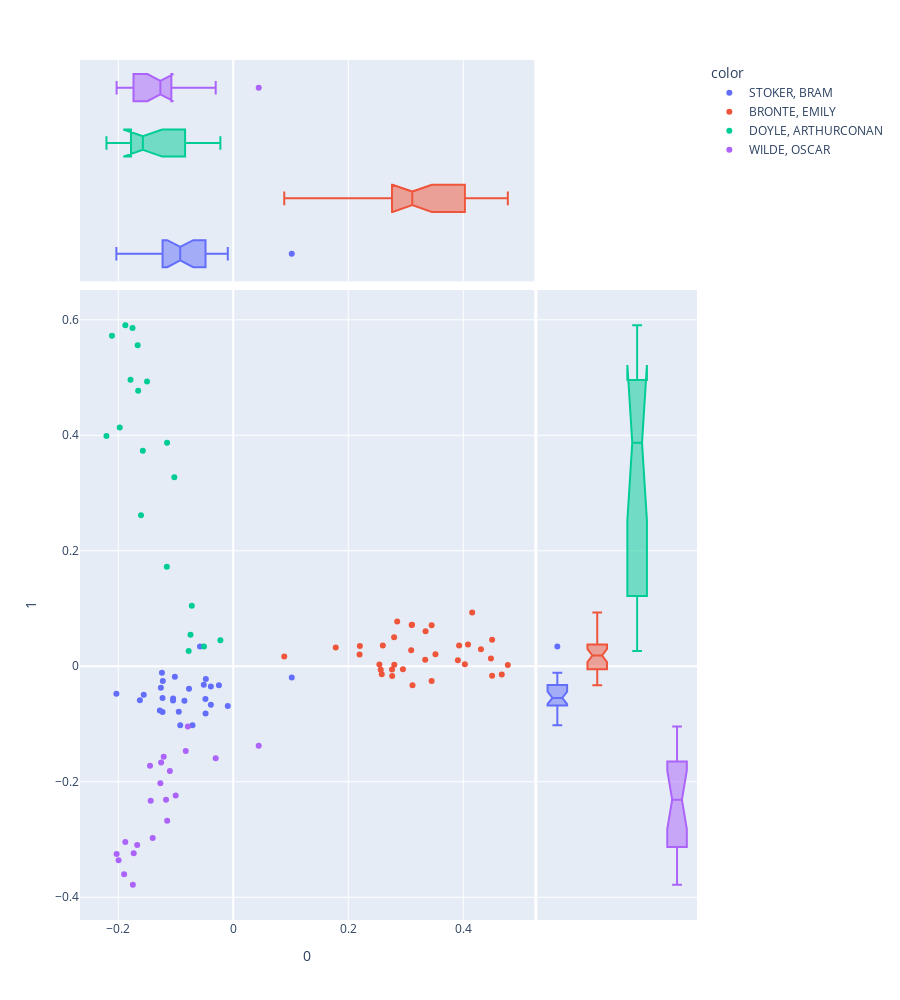

Notebook source saved alongside this figure:
### Markdown cell above
### DOCS PC 0 and 1 Author

### Code cell
px.scatter(DCM, 0, 1, 
           color=DOC.author, 
           hover_name=DOC.label, 
           marginal_x='box', marginal_y='box', height=1000)

### Figure 1 — Plotly figure (JSON) as saved in the notebook; plotly's stock layout.template omitted (floating-point values rounded to 4 significant figures)
{"data": [{"hovertemplate": "<b>%{hovertext}</b><br><br>color=STOKER, BRAM<br>0=%{x}<br>1=%{y}<extra></extra>", "hovertext": ["Stoker, Bram Dracula Ch1", "Stoker, Bram Dracula Ch2", "Stoker, Bram Dracula Ch3", "Stoker, Bram Dracula Ch4", "Stoker, Bram Dracula Ch5", "Stoker, Bram Dracula Ch6", "Stoker, Bram Dracula Ch7", "Stoker, Bram Dracula Ch8", "Stoker, Bram Dracula Ch9", "Stoker, Bram Dracula Ch10", "Stoker, Bram Dracula Ch11", "Stoker, Bram Dracula Ch12", "Stoker, Bram Dracula Ch13", "Stoker, Bram Dracula Ch14", "Stoker, Bram Dracula Ch15", "Stoker, Bram Dracula Ch16", "Stoker, Bram Dracula Ch17", "Stoker, Bram Dracula Ch18", "Stoker, Bram Dracula Ch19", "Stoker, Bram Dracula Ch20", "Stoker, Bram Dracula Ch21", "Stoker, Bram Dracula Ch22", "Stoker, Bram Dracula Ch23", "Stoker, Bram Dracula Ch24", "Stoker, Bram Dracula Ch25", "Stoker, Bram Dracula Ch26", "Stoker, Bram Dracula Ch27"], "legendgroup": "STOKER, BRAM", "marker": {"color": "#636efa", "symbol": "circle"}, "mode": "markers", "name": "STOKER, BRAM", "orientation": "v", "showlegend": true, "type": "scatter", "x": [-0.0579, -0.02499, -0.1046, -0.123, -0.07091, 0.1017, -0.1016, -0.03901, -0.07695, -0.09223, -0.009547, -0.0482, -0.039, -0.1624, -0.05129, -0.08496, -0.1241, -0.1229, -0.1277, -0.04774, -0.09477, -0.1259, -0.1047, -0.1557, -0.2033, -0.1225, -0.04842], "xaxis": "x", "y": [0.03428, -0.03306, -0.05568, -0.05476, -0.102, -0.01954, -0.01798, -0.03516, -0.03874, -0.102, -0.06859, -0.08175, -0.06677, -0.05899, -0.03214, -0.05984, -0.01105, -0.07907, -0.07673, -0.02198, -0.07879, -0.03706, -0.05924, -0.04929, -0.04738, -0.02557, -0.05671], "yaxis": "y"}, {"alignmentgroup": "True", "hovertemplate": "<b>%{hovertext}</b><br><br>color=STOKER, BRAM<br>0=%{x}<extra></extra>", "hovertext": ["Stoker, Bram Dracula Ch1", "Stoker, Bram Dracula Ch2", "Stoker, Bram Dracula Ch3", "Stoker, Bram Dracula Ch4", "Stoker, Bram Dracula Ch5", "Stoker, Bram Dracula Ch6", "Stoker, Bram Dracula Ch7", "Stoker, Bram Dracula Ch8", "Stoker, Bram Dracula Ch9", "Stoker, Bram Dracula Ch10", "Stoker, Bram Dracula Ch11", "Stoker, Bram Dracula Ch12", "Stoker, Bram Dracula Ch13", "Stoker, Bram Dracula Ch14", "Stoker, Bram Dracula Ch15", "Stoker, Bram Dracula Ch16", "Stoker, Bram Dracula Ch17", "Stoker, Bram Dracula Ch18", "Stoker, Bram Dracula Ch19", "Stoker, Bram Dracula Ch20", "Stoker, Bram Dracula Ch21", "Stoker, Bram Dracula Ch22", "Stoker, Bram Dracula Ch23", "Stoker, Bram Dracula Ch24", "Stoker, Bram Dracula Ch25", "Stoker, Bram Dracula Ch26", "Stoker, Bram Dracula Ch27"], "legendgroup": "STOKER, BRAM", "marker": {"color": "#636efa", "symbol": "circle"}, "name": "STOKER, BRAM", "notched": true, "offsetgroup": "STOKER, BRAM", "showlegend": false, "type": "box", "x": [-0.0579, -0.02499, -0.1046, -0.123, -0.07091, 0.1017, -0.1016, -0.03901, -0.07695, -0.09223, -0.009547, -0.0482, -0.039, -0.1624, -0.05129, -0.08496, -0.1241, -0.1229, -0.1277, -0.04774, -0.09477, -0.1259, -0.1047, -0.1557, -0.2033, -0.1225, -0.04842], "xaxis": "x3", "yaxis": "y3"}, {"alignmentgroup": "True", "hovertemplate": "<b>%{hovertext}</b><br><br>color=STOKER, BRAM<br>1=%{y}<extra></extra>", "hovertext": ["Stoker, Bram Dracula Ch1", "Stoker, Bram Dracula Ch2", "Stoker, Bram Dracula Ch3", "Stoker, Bram Dracula Ch4", "Stoker, Bram Dracula Ch5", "Stoker, Bram Dracula Ch6", "Stoker, Bram Dracula Ch7", "Stoker, Bram Dracula Ch8", "Stoker, Bram Dracula Ch9", "Stoker, Bram Dracula Ch10", "Stoker, Bram Dracula Ch11", "Stoker, Bram Dracula Ch12", "Stoker, Bram Dracula Ch13", "Stoker, Bram Dracula Ch14", "Stoker, Bram Dracula Ch15", "Stoker, Bram Dracula Ch16", "Stoker, Bram Dracula Ch17", "Stoker, Bram Dracula Ch18", "Stoker, Bram Dracula Ch19", "Stoker, Bram Dracula Ch20", "Stoker, Bram Dracula Ch21", "Stoker, Bram Dracula Ch22", "Stoker, Bram Dracula Ch23", "Stoker, Bram Dracula Ch24", "Stoker, Bram Dracula Ch25", "Stoker, Bram Dracula Ch26", "Stoker, Bram Dracula Ch27"], "legendgroup": "STOKER, BRAM", "marker": {"color": "#636efa", "symbol": "circle"}, "name": "STOKER, BRAM", "notched": true, "offsetgroup": "STOKER, BRAM", "showlegend": false, "type": "box", "xaxis": "x2", "y": [0.03428, -0.03306, -0.05568, -0.05476, -0.102, -0.01954, -0.01798, -0.03516, -0.03874, -0.102, -0.06859, -0.08175, -0.06677, -0.05899, -0.03214, -0.05984, -0.01105, -0.07907, -0.07673, -0.02198, -0.07879, -0.03706, -0.05924, -0.04929, -0.04738, -0.02557, -0.05671], "yaxis": "y2"}, {"hovertemplate": "<b>%{hovertext}</b><br><br>color=BRONTE, EMILY<br>0=%{x}<br>1=%{y}<extra></extra>", "hovertext": ["Bronte, Emily Wurthering Heights Ch1", "Bronte, Emily Wurthering Heights Ch2", "Bronte, Emily Wurthering Heights Ch3", "Bronte, Emily Wurthering Heights Ch4", "Bronte, Emily Wurthering Heights Ch5", "Bronte, Emily Wurthering Heights Ch6", "Bronte, Emily Wurthering Heights Ch7", "Bronte, Emily Wurthering Heights Ch8", "Bronte, Emily Wurthering Heights Ch9", "Bronte, Emily Wurthering Heights Ch10", "Bronte, Emily Wurthering Heights Ch11", "Bronte, Emily Wurthering Heights Ch12", "Bronte, Emily Wurthering Heights Ch13", "Bronte, Emily Wurthering Heights Ch14", "Bronte, Emily Wurthering Heights Ch15", "Bronte, Emily Wurthering Heights Ch16", "Bronte, Emily Wurthering Heights Ch17", "Bronte, Emily Wurthering Heights Ch18", "Bronte, Emily Wurthering Heights Ch19", "Bronte, Emily Wurthering Heights Ch20", "Bronte, Emily Wurthering Heights Ch21", "Bronte, Emily Wurthering Heights Ch22", "Bronte, Emily Wurthering Heights Ch23", "Bronte, Emily Wurthering Heights Ch24", "Bronte, Emily Wurthering Heights Ch25", "Bronte, Emily Wurthering Heights Ch26", "Bronte, Emily Wurthering Heights Ch27", "Bronte, Emily Wurthering Heights Ch28", "Bronte, Emily Wurthering Heights Ch29", "Bronte, Emily Wurthering Heights Ch30", "Bronte, Emily Wurthering Heights Ch31", "Bronte, Emily Wurthering Heights Ch32", "Bronte, Emily Wurthering Heights Ch33", "Bronte, Emily Wurthering Heights Ch34"], "legendgroup": "BRONTE, EMILY", "marker": {"color": "#EF553B", "symbol": "circle"}, "mode": "markers", "name": "BRONTE, EMILY", "orientation": "v", "showlegend": true, "type": "scatter", "x": [0.1782, 0.345, 0.2601, 0.3094, 0.2565, 0.2197, 0.295, 0.2582, 0.4775, 0.3928, 0.2851, 0.3109, 0.4028, 0.2202, 0.28, 0.08867, 0.3516, 0.345, 0.4307, 0.3906, 0.4155, 0.2761, 0.4481, 0.4669, 0.2797, 0.3338, 0.4082, 0.3117, 0.2764, 0.3345, 0.2541, 0.4502, 0.4502, 0.3102], "xaxis": "x", "y": [0.03233, -0.02569, 0.03589, 0.02755, -0.005966, 0.02024, -0.005147, -0.01389, 0.002254, 0.03589, 0.07752, 0.07182, 0.003583, 0.03522, 0.002695, 0.01713, 0.02075, 0.07101, 0.02933, 0.01043, 0.09301, -0.005734, 0.0134, -0.01442, 0.05011, 0.01129, 0.03785, -0.03268, -0.01701, 0.06053, 0.003162, 0.04612, -0.01653, 0.07134], "yaxis": "y"}, {"alignmentgroup": "True", "hovertemplate": "<b>%{hovertext}</b><br><br>color=BRONTE, EMILY<br>0=%{x}<extra></extra>", "hovertext": ["Bronte, Emily Wurthering Heights Ch1", "Bronte, Emily Wurthering Heights Ch2", "Bronte, Emily Wurthering Heights Ch3", "Bronte, Emily Wurthering Heights Ch4", "Bronte, Emily Wurthering Heights Ch5", "Bronte, Emily Wurthering Heights Ch6", "Bronte, Emily Wurthering Heights Ch7", "Bronte, Emily Wurthering Heights Ch8", "Bronte, Emily Wurthering Heights Ch9", "Bronte, Emily Wurthering Heights Ch10", "Bronte, Emily Wurthering Heights Ch11", "Bronte, Emily Wurthering Heights Ch12", "Bronte, Emily Wurthering Heights Ch13", "Bronte, Emily Wurthering Heights Ch14", "Bronte, Emily Wurthering Heights Ch15", "Bronte, Emily Wurthering Heights Ch16", "Bronte, Emily Wurthering Heights Ch17", "Bronte, Emily Wurthering Heights Ch18", "Bronte, Emily Wurthering Heights Ch19", "Bronte, Emily Wurthering Heights Ch20", "Bronte, Emily Wurthering Heights Ch21", "Bronte, Emily Wurthering Heights Ch22", "Bronte, Emily Wurthering Heights Ch23", "Bronte, Emily Wurthering Heights Ch24", "Bronte, Emily Wurthering Heights Ch25", "Bronte, Emily Wurthering Heights Ch26", "Bronte, Emily Wurthering Heights Ch27", "Bronte, Emily Wurthering Heights Ch28", "Bronte, Emily Wurthering Heights Ch29", "Bronte, Emily Wurthering Heights Ch30", "Bronte, Emily Wurthering Heights Ch31", "Bronte, Emily Wurthering Heights Ch32", "Bronte, Emily Wurthering Heights Ch33", "Bronte, Emily Wurthering Heights Ch34"], "legendgroup": "BRONTE, EMILY", "marker": {"color": "#EF553B", "symbol": "circle"}, "name": "BRONTE, EMILY", "notched": true, "offsetgroup": "BRONTE, EMILY", "showlegend": false, "type": "box", "x": [0.1782, 0.345, 0.2601, 0.3094, 0.2565, 0.2197, 0.295, 0.2582, 0.4775, 0.3928, 0.2851, 0.3109, 0.4028, 0.2202, 0.28, 0.08867, 0.3516, 0.345, 0.4307, 0.3906, 0.4155, 0.2761, 0.4481, 0.4669, 0.2797, 0.3338, 0.4082, 0.3117, 0.2764, 0.3345, 0.2541, 0.4502, 0.4502, 0.3102], "xaxis": "x3", "yaxis": "y3"}, {"alignmentgroup": "True", "hovertemplate": "<b>%{hovertext}</b><br><br>color=BRONTE, EMILY<br>1=%{y}<extra></extra>", "hovertext": ["Bronte, Emily Wurthering Heights Ch1", "Bronte, Emily Wurthering Heights Ch2", "Bronte, Emily Wurthering Heights Ch3", "Bronte, Emily Wurthering Heights Ch4", "Bronte, Emily Wurthering Heights Ch5", "Bronte, Emily Wurthering Heights Ch6", "Bronte, Emily Wurthering Heights Ch7", "Bronte, Emily Wurthering Heights Ch8", "Bronte, Emily Wurthering Heights Ch9", "Bronte, Emily Wurthering Heights Ch10", "Bronte, Emily Wurthering Heights Ch11", "Bronte, Emily Wurthering Heights Ch12", "Bronte, Emily Wurthering Heights Ch13", "Bronte, Emily Wurthering Heights Ch14", "Bronte, Emily Wurthering Heights Ch15", "Bronte, Emily Wurthering Heights Ch16", "Bronte, Emily Wurthering Heights Ch17", "Bronte, Emily Wurthering Heights Ch18", "Bronte, Emily Wurthering Heights Ch19", "Bronte, Emily Wurthering Heights Ch20", "Bronte, Emily Wurthering Heights Ch21", "Bronte, Emily Wurthering Heights Ch22", "Bronte, Emily Wurthering Heights Ch23", "Bronte, Emily Wurthering Heights Ch24", "Bronte, Emily Wurthering Heights Ch25", "Bronte, Emily Wurthering Heights Ch26", "Bronte, Emily Wurthering Heights Ch27", "Bronte, Emily Wurthering Heights Ch28", "Bronte, Emily Wurthering Heights Ch29", "Bronte, Emily Wurthering Heights Ch30", "Bronte, Emily Wurthering Heights Ch31", "Bronte, Emily Wurthering Heights Ch32", "Bronte, Emily Wurthering Heights Ch33", "Bronte, Emily Wurthering Heights Ch34"], "legendgroup": "BRONTE, EMILY", "marker": {"color": "#EF553B", "symbol": "circle"}, "name": "BRONTE, EMILY", "notched": true, "offsetgroup": "BRONTE, EMILY", "showlegend": false, "type": "box", "xaxis": "x2", "y": [0.03233, -0.02569, 0.03589, 0.02755, -0.005966, 0.02024, -0.005147, -0.01389, 0.002254, 0.03589, 0.07752, 0.07182, 0.003583, 0.03522, 0.002695, 0.01713, 0.02075, 0.07101, 0.02933, 0.01043, 0.09301, -0.005734, 0.0134, -0.01442, 0.05011, 0.01129, 0.03785, -0.03268, -0.01701, 0.06053, 0.003162, 0.04612, -0.01653, 0.07134], "yaxis": "y2"}, {"hovertemplate": "<b>%{hovertext}</b><br><br>color=DOYLE, ARTHURCONAN<br>0=%{x}<br>1=%{y}<extra></extra>", "hovertext": ["Doyle, Arthurconan The Adventures Of Sherlock Holmes Ch1", "Doyle, Arthurconan The Adventures Of Sherlock Holmes Ch2", "Doyle, Arthurconan The Adventures Of Sherlock Holmes Ch3", "Doyle, Arthurconan The Adventures Of Sherlock Holmes Ch4", "Doyle, Arthurconan The Hound Of Baskervilles Ch1", "Doyle, Arthurconan The Hound Of Baskervilles Ch2", "Doyle, Arthurconan The Hound Of Baskervilles Ch3", "Doyle, Arthurconan The Hound Of Baskervilles Ch4", "Doyle, Arthurconan The Hound Of Baskervilles Ch5", "Doyle, Arthurconan The Hound Of Baskervilles Ch6", "Doyle, Arthurconan The Hound Of Baskervilles Ch7", "Doyle, Arthurconan The Hound Of Baskervilles Ch8", "Doyle, Arthurconan The Hound Of Baskervilles Ch9", "Doyle, Arthurconan The Hound Of Baskervilles Ch10", "Doyle, Arthurconan The Hound Of Baskervilles Ch11", "Doyle, Arthurconan The Hound Of Baskervilles Ch12", "Doyle, Arthurconan The Hound Of Baskervilles Ch13", "Doyle, Arthurconan The Hound Of Baskervilles Ch14", "Doyle, Arthurconan The Hound Of Baskervilles Ch15"], "legendgroup": "DOYLE, ARTHURCONAN", "marker": {"color": "#00cc96", "symbol": "circle"}, "mode": "markers", "name": "DOYLE, ARTHURCONAN", "orientation": "v", "showlegend": true, "type": "scatter", "x": [-0.07756, -0.05096, -0.07436, -0.07215, -0.02241, -0.15, -0.1654, -0.1605, -0.1156, -0.1025, -0.1877, -0.1787, -0.1662, -0.1752, -0.1151, -0.211, -0.2205, -0.1573, -0.1975], "xaxis": "x", "y": [0.02653, 0.03429, 0.05438, 0.1049, 0.045, 0.4931, 0.4771, 0.2617, 0.1722, 0.3275, 0.5906, 0.4963, 0.5561, 0.5856, 0.3871, 0.5726, 0.3986, 0.3731, 0.4136], "yaxis": "y"}, {"alignmentgroup": "True", "hovertemplate": "<b>%{hovertext}</b><br><br>color=DOYLE, ARTHURCONAN<br>0=%{x}<extra></extra>", "hovertext": ["Doyle, Arthurconan The Adventures Of Sherlock Holmes Ch1", "Doyle, Arthurconan The Adventures Of Sherlock Holmes Ch2", "Doyle, Arthurconan The Adventures Of Sherlock Holmes Ch3", "Doyle, Arthurconan The Adventures Of Sherlock Holmes Ch4", "Doyle, Arthurconan The Hound Of Baskervilles Ch1", "Doyle, Arthurconan The Hound Of Baskervilles Ch2", "Doyle, Arthurconan The Hound Of Baskervilles Ch3", "Doyle, Arthurconan The Hound Of Baskervilles Ch4", "Doyle, Arthurconan The Hound Of Baskervilles Ch5", "Doyle, Arthurconan The Hound Of Baskervilles Ch6", "Doyle, Arthurconan The Hound Of Baskervilles Ch7", "Doyle, Arthurconan The Hound Of Baskervilles Ch8", "Doyle, Arthurconan The Hound Of Baskervilles Ch9", "Doyle, Arthurconan The Hound Of Baskervilles Ch10", "Doyle, Arthurconan The Hound Of Baskervilles Ch11", "Doyle, Arthurconan The Hound Of Baskervilles Ch12", "Doyle, Arthurconan The Hound Of Baskervilles Ch13", "Doyle, Arthurconan The Hound Of Baskervilles Ch14", "Doyle, Arthurconan The Hound Of Baskervilles Ch15"], "legendgroup": "DOYLE, ARTHURCONAN", "marker": {"color": "#00cc96", "symbol": "circle"}, "name": "DOYLE, ARTHURCONAN", "notched": true, "offsetgroup": "DOYLE, ARTHURCONAN", "showlegend": false, "type": "box", "x": [-0.07756, -0.05096, -0.07436, -0.07215, -0.02241, -0.15, -0.1654, -0.1605, -0.1156, -0.1025, -0.1877, -0.1787, -0.1662, -0.1752, -0.1151, -0.211, -0.2205, -0.1573, -0.1975], "xaxis": "x3", "yaxis": "y3"}, {"alignmentgroup": "True", "hovertemplate": "<b>%{hovertext}</b><br><br>color=DOYLE, ARTHURCONAN<br>1=%{y}<extra></extra>", "hovertext": ["Doyle, Arthurconan The Adventures Of Sherlock Holmes Ch1", "Doyle, Arthurconan The Adventures Of Sherlock Holmes Ch2", "Doyle, Arthurconan The Adventures Of Sherlock Holmes Ch3", "Doyle, Arthurconan The Adventures Of Sherlock Holmes Ch4", "Doyle, Arthurconan The Hound Of Baskervilles Ch1", "Doyle, Arthurconan The Hound Of Baskervilles Ch2", "Doyle, Arthurconan The Hound Of Baskervilles Ch3", "Doyle, Arthurconan The Hound Of Baskervilles Ch4", "Doyle, Arthurconan The Hound Of Baskervilles Ch5", "Doyle, Arthurconan The Hound Of Baskervilles Ch6", "Doyle, Arthurconan The Hound Of Baskervilles Ch7", "Doyle, Arthurconan The Hound Of Baskervilles Ch8", "Doyle, Arthurconan The Hound Of Baskervilles Ch9", "Doyle, Arthurconan The Hound Of Baskervilles Ch10", "Doyle, Arthurconan The Hound Of Baskervilles Ch11", "Doyle, Arthurconan The Hound Of Baskervilles Ch12", "Doyle, Arthurconan The Hound Of Baskervilles Ch13", "Doyle, Arthurconan The Hound Of Baskervilles Ch14", "Doyle, Arthurconan The Hound Of Baskervilles Ch15"], "legendgroup": "DOYLE, ARTHURCONAN", "marker": {"color": "#00cc96", "symbol": "circle"}, "name": "DOYLE, ARTHURCONAN", "notched": true, "offsetgroup": "DOYLE, ARTHURCONAN", "showlegend": false, "type": "box", "xaxis": "x2", "y": [0.02653, 0.03429, 0.05438, 0.1049, 0.045, 0.4931, 0.4771, 0.2617, 0.1722, 0.3275, 0.5906, 0.4963, 0.5561, 0.5856, 0.3871, 0.5726, 0.3986, 0.3731, 0.4136], "yaxis": "y2"}, {"hovertemplate": "<b>%{hovertext}</b><br><br>color=WILDE, OSCAR<br>0=%{x}<br>1=%{y}<extra></extra>", "hovertext": ["Wilde, Oscar The Picture Of Dorian Gray Ch20", "Wilde, Oscar The Picture Of Dorian Gray Ch21", "Wilde, Oscar The Picture Of Dorian Gray Ch22", "Wilde, Oscar The Picture Of Dorian Gray Ch23", "Wilde, Oscar The Picture Of Dorian Gray Ch24", "Wilde, Oscar The Picture Of Dorian Gray Ch25", "Wilde, Oscar The Picture Of Dorian Gray Ch26", "Wilde, Oscar The Picture Of Dorian Gray Ch27", "Wilde, Oscar The Picture Of Dorian Gray Ch28", "Wilde, Oscar The Picture Of Dorian Gray Ch29", "Wilde, Oscar The Picture Of Dorian Gray Ch30", "Wilde, Oscar The Picture Of Dorian Gray Ch31", "Wilde, Oscar The Picture Of Dorian Gray Ch32", "Wilde, Oscar The Picture Of Dorian Gray Ch33", "Wilde, Oscar The Picture Of Dorian Gray Ch34", "Wilde, Oscar The Picture Of Dorian Gray Ch35", "Wilde, Oscar The Picture Of Dorian Gray Ch36", "Wilde, Oscar The Picture Of Dorian Gray Ch37", "Wilde, Oscar The Picture Of Dorian Gray Ch38", "Wilde, Oscar The Picture Of Dorian Gray Ch39", "Wilde, Oscar The Picture Of Dorian Gray Ch40"], "legendgroup": "WILDE, OSCAR", "marker": {"color": "#ab63fa", "symbol": "circle"}, "mode": "markers", "name": "WILDE, OSCAR", "orientation": "v", "showlegend": true, "type": "scatter", "x": [-0.1103, -0.1671, -0.1746, -0.03056, -0.2029, 0.04425, -0.1448, -0.1898, -0.1995, -0.1732, -0.1149, -0.1878, -0.1255, -0.117, -0.1268, -0.08268, -0.121, -0.1001, -0.07908, -0.1436, -0.1402], "xaxis": "x", "y": [-0.1813, -0.3093, -0.3783, -0.1594, -0.3252, -0.1376, -0.1724, -0.3601, -0.3358, -0.3239, -0.2676, -0.3044, -0.1666, -0.2311, -0.2026, -0.1466, -0.1568, -0.2238, -0.1042, -0.2328, -0.2975], "yaxis": "y"}, {"alignmentgroup": "True", "hovertemplate": "<b>%{hovertext}</b><br><br>color=WILDE, OSCAR<br>0=%{x}<extra></extra>", "hovertext": ["Wilde, Oscar The Picture Of Dorian Gray Ch20", "Wilde, Oscar The Picture Of Dorian Gray Ch21", "Wilde, Oscar The Picture Of Dorian Gray Ch22", "Wilde, Oscar The Picture Of Dorian Gray Ch23", "Wilde, Oscar The Picture Of Dorian Gray Ch24", "Wilde, Oscar The Picture Of Dorian Gray Ch25", "Wilde, Oscar The Picture Of Dorian Gray Ch26", "Wilde, Oscar The Picture Of Dorian Gray Ch27", "Wilde, Oscar The Picture Of Dorian Gray Ch28", "Wilde, Oscar The Picture Of Dorian Gray Ch29", "Wilde, Oscar The Picture Of Dorian Gray Ch30", "Wilde, Oscar The Picture Of Dorian Gray Ch31", "Wilde, Oscar The Picture Of Dorian Gray Ch32", "Wilde, Oscar The Picture Of Dorian Gray Ch33", "Wilde, Oscar The Picture Of Dorian Gray Ch34", "Wilde, Oscar The Picture Of Dorian Gray Ch35", "Wilde, Oscar The Picture Of Dorian Gray Ch36", "Wilde, Oscar The Picture Of Dorian Gray Ch37", "Wilde, Oscar The Picture Of Dorian Gray Ch38", "Wilde, Oscar The Picture Of Dorian Gray Ch39", "Wilde, Oscar The Picture Of Dorian Gray Ch40"], "legendgroup": "WILDE, OSCAR", "marker": {"color": "#ab63fa", "symbol": "circle"}, "name": "WILDE, OSCAR", "notched": true, "offsetgroup": "WILDE, OSCAR", "showlegend": false, "type": "box", "x": [-0.1103, -0.1671, -0.1746, -0.03056, -0.2029, 0.04425, -0.1448, -0.1898, -0.1995, -0.1732, -0.1149, -0.1878, -0.1255, -0.117, -0.1268, -0.08268, -0.121, -0.1001, -0.07908, -0.1436, -0.1402], "xaxis": "x3", "yaxis": "y3"}, {"alignmentgroup": "True", "hovertemplate": "<b>%{hovertext}</b><br><br>color=WILDE, OSCAR<br>1=%{y}<extra></extra>", "hovertext": ["Wilde, Oscar The Picture Of Dorian Gray Ch20", "Wilde, Oscar The Picture Of Dorian Gray Ch21", "Wilde, Oscar The Picture Of Dorian Gray Ch22", "Wilde, Oscar The Picture Of Dorian Gray Ch23", "Wilde, Oscar The Picture Of Dorian Gray Ch24", "Wilde, Oscar The Picture Of Dorian Gray Ch25", "Wilde, Oscar The Picture Of Dorian Gray Ch26", "Wilde, Oscar The Picture Of Dorian Gray Ch27", "Wilde, Oscar The Picture Of Dorian Gray Ch28", "Wilde, Oscar The Picture Of Dorian Gray Ch29", "Wilde, Oscar The Picture Of Dorian Gray Ch30", "Wilde, Oscar The Picture Of Dorian Gray Ch31", "Wilde, Oscar The Picture Of Dorian Gray Ch32", "Wilde, Oscar The Picture Of Dorian Gray Ch33", "Wilde, Oscar The Picture Of Dorian Gray Ch34", "Wilde, Oscar The Picture Of Dorian Gray Ch35", "Wilde, Oscar The Picture Of Dorian Gray Ch36", "Wilde, Oscar The Picture Of Dorian Gray Ch37", "Wilde, Oscar The Picture Of Dorian Gray Ch38", "Wilde, Oscar The Picture Of Dorian Gray Ch39", "Wilde, Oscar The Picture Of Dorian Gray Ch40"], "legendgroup": "WILDE, OSCAR", "marker": {"color": "#ab63fa", "symbol": "circle"}, "name": "WILDE, OSCAR", "notched": true, "offsetgroup": "WILDE, OSCAR", "showlegend": false, "type": "box", "xaxis": "x2", "y": [-0.1813, -0.3093, -0.3783, -0.1594, -0.3252, -0.1376, -0.1724, -0.3601, -0.3358, -0.3239, -0.2676, -0.3044, -0.1666, -0.2311, -0.2026, -0.1466, -0.1568, -0.2238, -0.1042, -0.2328, -0.2975], "yaxis": "y2"}], "layout": {"height": 1000, "legend": {"title": {"text": "color"}, "tracegroupgap": 0}, "margin": {"t": 60}, "xaxis": {"anchor": "y", "domain": [0, 0.7363], "title": {"text": "0"}}, "xaxis2": {"anchor": "y2", "domain": [0.7413, 1], "matches": "x2", "showgrid": false, "showline": false, "showticklabels": false, "ticks": ""}, "xaxis3": {"anchor": "y3", "domain": [0, 0.7363], "matches": "x", "showgrid": true, "showticklabels": false}, "xaxis4": {"anchor": "y4", "domain": [0.7413, 1], "matches": "x2", "showgrid": false, "showline": false, "showticklabels": false, "ticks": ""}, "yaxis": {"anchor": "x", "domain": [0, 0.7326], "title": {"text": "1"}}, "yaxis2": {"anchor": "x2", "domain": [0, 0.7326], "matches": "y", "showgrid": true, "showticklabels": false}, "yaxis3": {"anchor": "x3", "domain": [0.7426, 1], "matches": "y3", "showgrid": false, "showline": false, "showticklabels": false, "ticks": ""}, "yaxis4": {"anchor": "x4", "domain": [0.7426, 1], "matches": "y3", "showgrid": true, "showline": false, "showticklabels": false, "ticks": ""}}}
